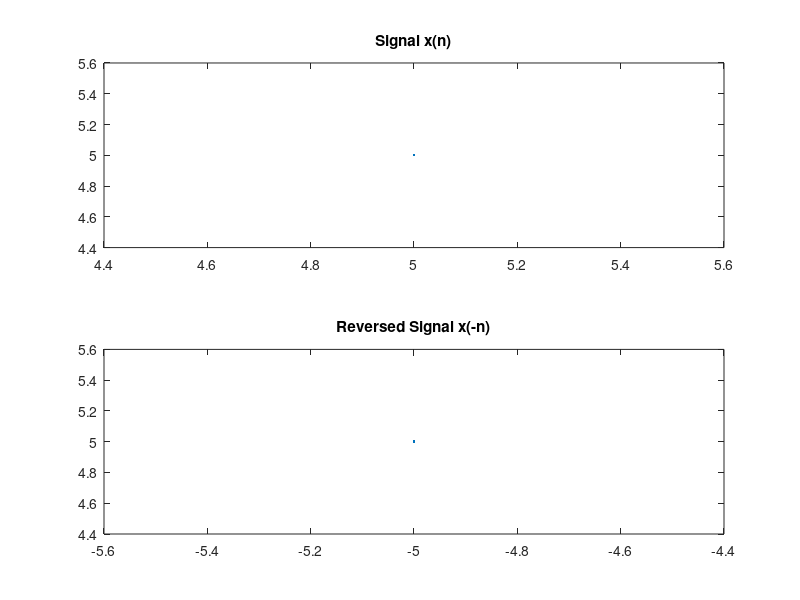

Write the MATLAB code that produced this figure.
n=input('length in form x:y\n');
x=input('sequence in form [x y .. z]\n');
subplot(2,1,1)
plot(n,x);
%input signal
title('Signal x(n)');
c=fliplr(x);
y=fliplr(-n);
subplot(2,1,2);
plot(y,c);

title('Reversed Signal x(-n)') ;